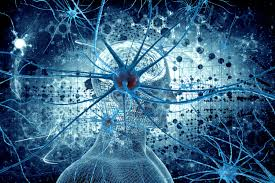
%> input picture back1.jpg, 275 x 183 px
$ octave --eval "result = extract_contour('back1.jpg');"   (GNU Octave 9; MATLAB toolbox functions it lacks are replaced by stand-ins)
%> lines starting %> are read from the running program, lines starting %| are printed output that depends on the picture; in (x1, y1, x2, y2) boxes, pixels count from 0 and x2, y2 are one past the last pixel; in counts of white or black regions, pixels touching at a corner belong together; the program's own positions count from 1
function [ b, bw ] = extract_contour( nom_image) %nom_video, nom_dossier, indice_image )
%> called with nom_image = 'back1.jpg'

% [6 lines of commented-out code are left out]

bw = imread(nom_image);
%> bw is the input picture: size 183x275x3 uint8; mean R, G, B 60.4, 99.9, 129.1
bw = im2bw(imread(nom_image));
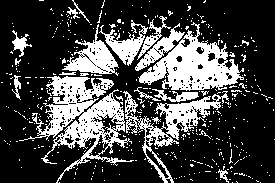
%> bw: size 183x275 logical; 27.8% white; 432 white regions (412 under 20 px), largest, box (x1, y1, x2, y2) and area: (19, 76, 134, 183) 4066, (138, 22, 244, 91) 3113, (123, 91, 229, 183) 2079

h = fspecial('gaussian', 5, 5);
bw = imfilter(bw, h);
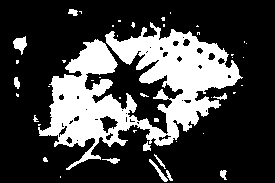
%> bw: size 183x275 logical; 26.3% white; 45 white regions (33 under 20 px), largest, box (x1, y1, x2, y2) and area: (38, 22, 243, 170) 12403, (13, 36, 27, 55) 150, (149, 159, 168, 182) 96
bw = imfill(~bw, 'hole');
%> bw: size 183x275 logical; every value is 1
bw = ~bw;
%> bw: size 183x275 logical; every value is 0

b = bwboundaries(bw);
%> b = {}
% [16 lines of commented-out code are left out]

end
